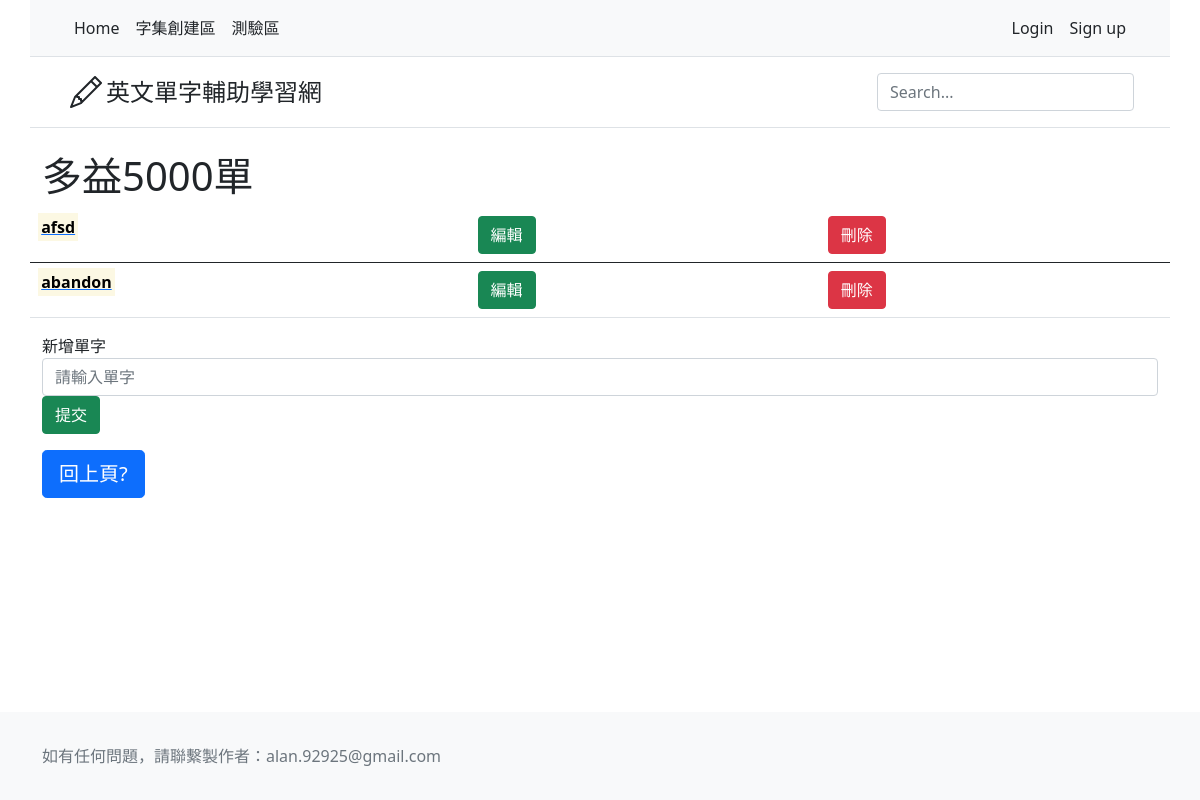
The page /words/WordEditor/voc/51/ on the database its author committed.
### words/models.py (models this page shows, shortened)
class CharacterSet(models.Model):
    set_name = models.CharField(max_length = 100)

class Vocabulary(models.Model):
    character_set = models.ForeignKey(CharacterSet, on_delete=models.CASCADE)
    english = models.CharField(max_length = 50)

### words/views.py (the view)
# urls.py: path('WordEditor/voc/<int:set_id>/', views.VocabularyEditor, name='VocabularyEditor'),
def VocabularyEditor(request, set_id):
    object = get_object_or_404(CharacterSet, pk=set_id)
    Vocabulary_list = object.vocabulary_set.order_by('-pk')
    form = VocabularySetModelForm()
    context = {
        'Vocabulary_list': Vocabulary_list,
        'title': object.set_name,
        'Set_id': object.pk,
        'form': form
    }
    return render(request, 'words/VocabularyEditor.html', context)

### words/forms.py
class VocabularySetModelForm(forms.ModelForm):
    class Meta:
        model = Vocabulary
        exclude = ['character_set']
        widgets = {
            'english': forms.TextInput(attrs={'class': 'form-control', 'placeholder': '請輸入單字'})
        }
        labels = {
            'english': '新增單字'
        }

### words/templates/words/VocabularyEditor.html (shortened to what this page needs)
{% extends 'base.html' %}
{% block reference %}
    {% load static %}
{% endblock %}
{% block headmessage %}
<h1>{{title}}</h1>
{% endblock %}
{% block content %}
    {% if Vocabulary_list %}
        <table class = "table">
            {% for Vocabulary in Vocabulary_list %}
                <tbody>
                    <tr>
                        <td><a href="{% url 'words:MeaningEditor' Vocabulary.pk %}"><strong><mark>{{Vocabulary.english}}</mark></strong></a></td>
                        <td id = "{{ Vocabulary.pk }}"><button type = "button" class = "btn btn-success" onclick="editVoc(this);">編輯</button></td>
                        <td id = "{{ Vocabulary.pk }}"><button type = "button" class = "btn btn-danger" onclick="delVoc(this);">刪除</button></td>
                    </tr>
                </tbody>
            {% endfor %}
        </table>
    {% else %}
        <h5>No Vocabulary are available.</h5>
    {% endif %}
    <form class = "form-inline" action="{% url 'words:AddVoc'%}" method="POST">
        <div class = "form-group">
            <label>{{ form.english.label }}</label>
            {{ form.english }}
        </div>
        <div class = "form-group">
            <button type="submit" class = "btn btn-success">提交</button>
        </div>
    </form>
    <p>
    <input type = "button" class = "btn btn-lg btn-primary" value="回上頁?" onclick="location.href='{% url 'words:CharacterSetEditor' %}'">
{% endblock %}

### rows shown on the page
CharacterSet: set_name "多益5000單"
Vocabulary: english "afsd"
Vocabulary: english "abandon"
